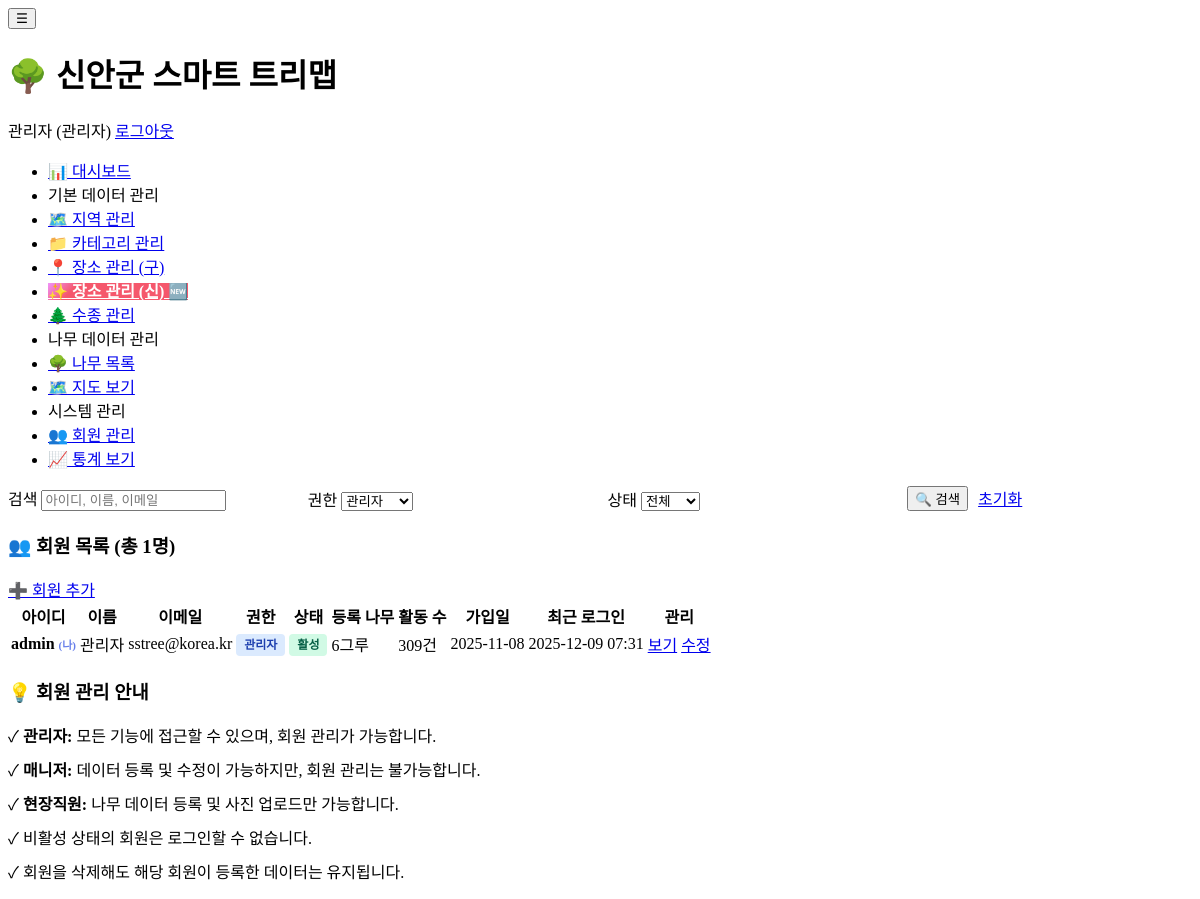
The page /admin/users/list.php?role=admin (signed in) on the database its author committed.
### tables this page shows
CREATE TABLE `users` (
  `user_id` int(11) NOT NULL,
  `username` varchar(50) NOT NULL,
  `email` varchar(100) NOT NULL,
  `password` varchar(255) NOT NULL,
  `role` enum('admin','manager','field_worker') DEFAULT 'field_worker',
  `name` varchar(50) DEFAULT NULL,
  `phone` varchar(20) DEFAULT NULL,
  `created_at` datetime DEFAULT NULL,
  `last_login` timestamp NULL DEFAULT NULL,
  `status` enum('active','inactive') DEFAULT 'active'
);

### config/config.php (called while the page is built, shortened)
<?php
function sanitize($data) {
    return htmlspecialchars(strip_tags(trim($data)));
}
?>

### admin/users/list.php (the view, shortened to what this page needs)
<?php
require_once '../../config/config.php';
$database = new Database();
$db = $database->getConnection();
$search = isset($_GET['search']) ? sanitize($_GET['search']) : '';
$role_filter = isset($_GET['role']) ? sanitize($_GET['role']) : '';
$query = "SELECT u.*,
          (SELECT COUNT(*) FROM trees WHERE created_by = u.user_id) as tree_count,
          (SELECT COUNT(*) FROM activity_logs WHERE user_id = u.user_id) as activity_count
          FROM users u
          WHERE 1=1";
if ($role_filter) {
    $query .= " AND u.role = :role";
}
$query .= " ORDER BY u.created_at DESC";
$stmt = $db->prepare($query);
if ($role_filter) {
    $stmt->bindParam(':role', $role_filter);
}
$stmt->execute();
$users = $stmt->fetchAll();
require_once '../../includes/header.php';
?>
<div class="card" style="margin-bottom: 20px;">
    <div class="card-body">
        <form method="GET" action="" style="display: grid; grid-template-columns: repeat(auto-fit, minmax(200px, 1fr)); gap: 15px; align-items: end;">
            <div class="form-group" style="margin-bottom: 0;">
                <label for="search">검색</label>
                <input type="text"
                       id="search"
                       name="search"
                       placeholder="아이디, 이름, 이메일"
                       value="<?php echo htmlspecialchars($search); ?>">
            </div>
            <div class="form-group" style="margin-bottom: 0;">
                <label for="role">권한</label>
                <select id="role" name="role">
                    <option value="admin" <?php echo $role_filter == 'admin' ? 'selected' : ''; ?>>관리자</option>
                </select>
            </div>
            <div class="form-group" style="margin-bottom: 0;">
                <label for="status">상태</label>
                <select id="status" name="status">
                    <option value="">전체</option>
                </select>
            </div>
            <div style="display: flex; gap: 10px;">
                <button type="submit" class="btn btn-primary">🔍 검색</button>
                <a href="list.php" class="btn btn-secondary">초기화</a>
            </div>
        </form>
    </div>
</div>
<div class="card">
    <div class="card-header">
        <h3 class="card-title">👥 회원 목록 (총 <?php echo count($users); ?>명)</h3>
        <a href="add.php" class="btn btn-primary">➕ 회원 추가</a>
    </div>
    <div class="card-body">
        <div class="table-wrapper">
            <table>
                <thead>
                    <tr>
                        <th>아이디</th>
                        <th>이름</th>
                        <th>이메일</th>
                        <th>권한</th>
                        <th>상태</th>
                        <th>등록 나무</th>
                        <th>활동 수</th>
                        <th>가입일</th>
                        <th>최근 로그인</th>
                        <th>관리</th>
                    </tr>
                </thead>
                <tbody>
                    <?php if (count($users) > 0): ?>
                        <?php foreach ($users as $user): ?>
                            <tr>
                                <td style="font-weight: 600;">
                                    <?php echo htmlspecialchars($user['username']); ?>
                                    <?php if ($user['user_id'] == $_SESSION['user_id']): ?>
                                        <span style="color: #667eea; font-size: 11px;">(나)</span>
                                    <?php endif; ?>
                                </td>
                                <td><?php echo htmlspecialchars($user['name'] ?: '-'); ?></td>
                                <td><?php echo htmlspecialchars($user['email']); ?></td>
                                <td>
                                    <?php
                                    $role_classes = [
                                        'admin' => 'role-admin',
                                        'manager' => 'role-manager',
                                        'field_worker' => 'role-field_worker'
                                    ];
                                    $role_labels = [
                                        'admin' => '관리자',
                                        'manager' => '매니저',
                                        'field_worker' => '현장직원'
                                    ];
                                    ?>
                                    <span class="role-badge <?php echo $role_classes[$user['role']]; ?>">
                                        <?php echo $role_labels[$user['role']]; ?>
                                    </span>
                                </td>
                                <td>
                                    <span class="status-badge status-<?php echo $user['status']; ?>">
                                        <?php echo $user['status'] === 'active' ? '활성' : '비활성'; ?>
                                    </span>
                                </td>
                                <td><?php echo number_format($user['tree_count']); ?>그루</td>
                                <td><?php echo number_format($user['activity_count']); ?>건</td>
                                <td><?php echo date('Y-m-d', strtotime($user['created_at'])); ?></td>
                                <td>
                                    <?php
                                    if ($user['last_login']) {
                                        echo date('Y-m-d H:i', strtotime($user['last_login']));
                                    } else {
                                        echo '-';
                                    }
                                    ?>
                                </td>
                                <td>
                                    <a href="view.php?id=<?php echo $user['user_id']; ?>" class="btn btn-sm btn-success">보기</a>
                                    <a href="edit.php?id=<?php echo $user['user_id']; ?>" class="btn btn-sm btn-secondary">수정</a>
                                </td>
                            </tr>
                        <?php endforeach; ?>
                    <?php endif; ?>
                </tbody>
            </table>
        </div>
    </div>
</div>
<div class="card">
    <div class="card-header">
        <h3 class="card-title">💡 회원 관리 안내</h3>
    </div>
    <div class="card-body">
        <ul style="list-style: none; padding: 0;">
            <li style="margin-bottom: 10px;">✓ <strong>관리자:</strong> 모든 기능에 접근할 수 있으며, 회원 관리가 가능합니다.</li>
            <li style="margin-bottom: 10px;">✓ <strong>매니저:</strong> 데이터 등록 및 수정이 가능하지만, 회원 관리는 불가능합니다.</li>
            <li style="margin-bottom: 10px;">✓ <strong>현장직원:</strong> 나무 데이터 등록 및 사진 업로드만 가능합니다.</li>
            <li style="margin-bottom: 10px;">✓ 비활성 상태의 회원은 로그인할 수 없습니다.</li>
            <li style="margin-bottom: 10px;">✓ 회원을 삭제해도 해당 회원이 등록한 데이터는 유지됩니다.</li>
        </ul>
    </div>
</div>
<?php require_once '../../includes/footer.php'; ?>

### admin/users/list.php (style rules this page uses)
.status-badge { padding: 4px 8px; border-radius: 4px; font-size: 12px; font-weight: 600; }
.status-active { background: #d1fae5; color: #065f46; }
.role-badge { padding: 4px 8px; border-radius: 4px; font-size: 12px; font-weight: 600; }
.role-admin { background: #dbeafe; color: #1e40af; }

### rows shown on the page
users: username "admin", shows "(나)", name "관리자", email "sstree@korea.kr", role "관리자", status "활성", tree_count "6", activity_count "309", created_at "2025-11-08", last_login "2025-12-09 07:31"

### other values the page prints
SITE_NAME "신안군 스마트 트리맵"
$_SESSION['name'] "관리자"
count($users) "1"
